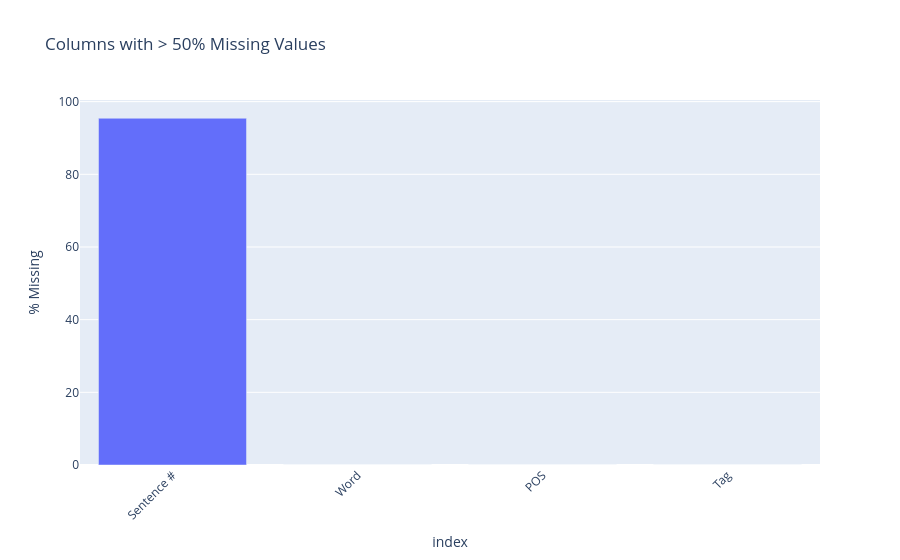

This figure's notebook cell:
### Code cell
visualize_missing_columns(df, 50)

### Figure 1 — Plotly figure (JSON) as saved in the notebook; plotly's stock layout.template omitted (floating-point values rounded to 4 significant figures)
{"data": [{"hovertemplate": "index=%{x}<br>% Missing=%{y}<extra></extra>", "legendgroup": "", "marker": {"color": "#636efa", "pattern": {"shape": ""}}, "name": "", "orientation": "v", "showlegend": false, "textposition": "auto", "type": "bar", "x": ["Sentence #", "Word", "POS", "Tag"], "xaxis": "x", "y": [95.43, 0.0009537, 0.0, 0.0], "yaxis": "y"}], "layout": {"barmode": "relative", "legend": {"tracegroupgap": 0}, "title": {"text": "Columns with > 50% Missing Values"}, "xaxis": {"anchor": "y", "domain": [0, 1], "tickangle": -45, "title": {"text": "index"}}, "yaxis": {"anchor": "x", "domain": [0, 1], "title": {"text": "% Missing"}}}}
